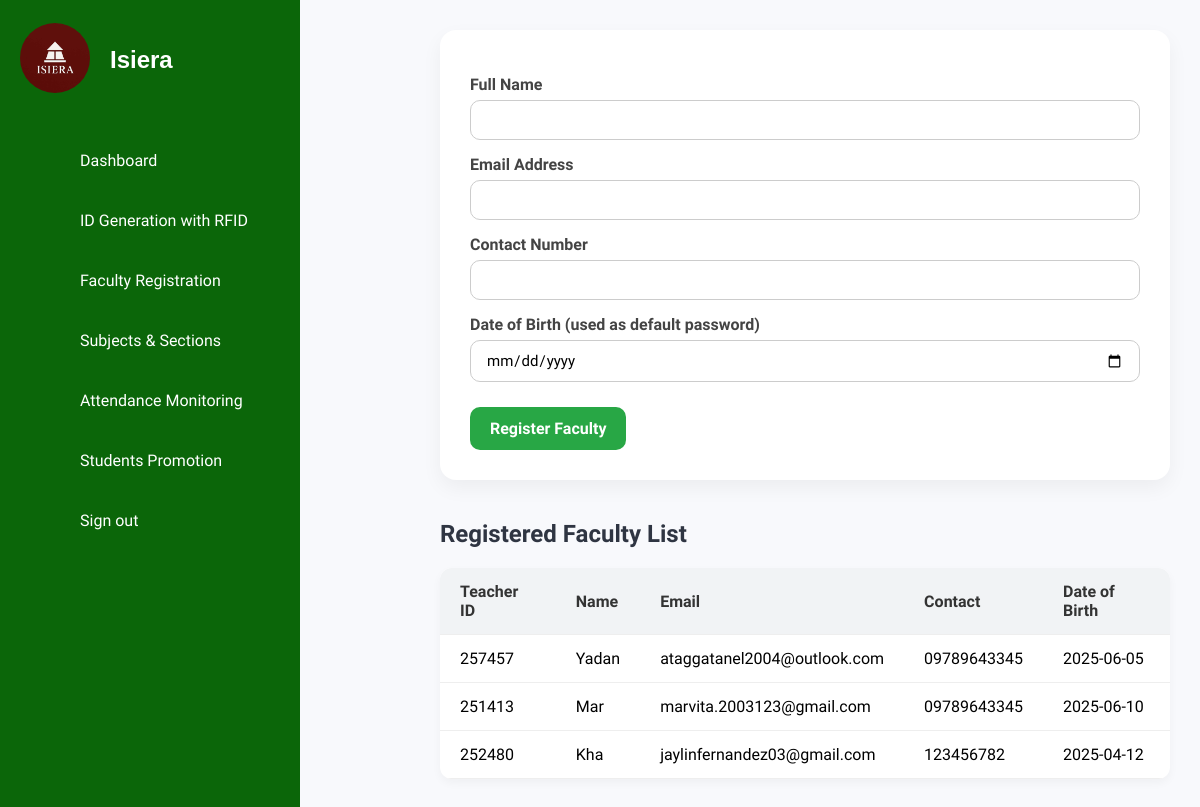
/isiera/faculty_registration.php, run on an earlier commit of the app's database.
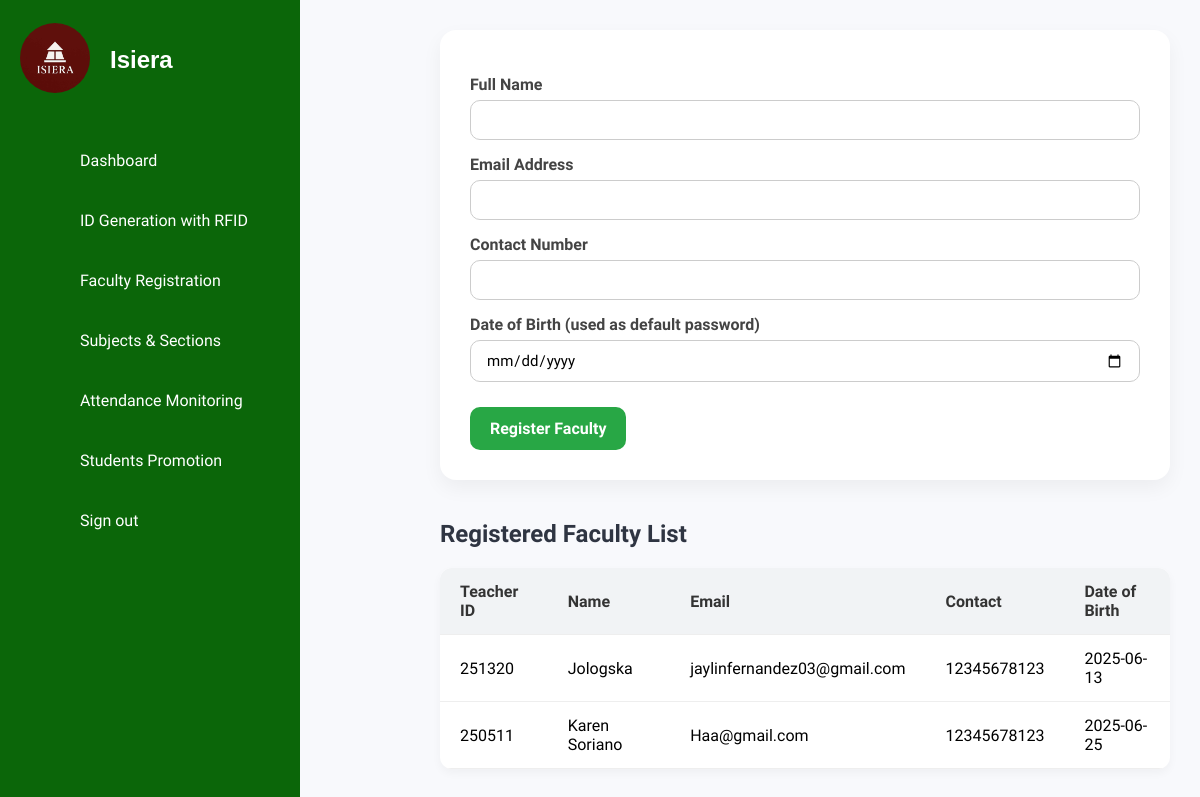
And on a later commit of the database.
### tables this page shows
CREATE TABLE `faculty` (
  `id` int(11) NOT NULL,
  `teacher_id` varchar(6) NOT NULL,
  `name` varchar(100) NOT NULL,
  `email` varchar(100) NOT NULL,
  `contact` varchar(20) DEFAULT NULL,
  `dob` date NOT NULL,
  `password` varchar(255) NOT NULL
);

### isiera/faculty_registration.php (the view, shortened to what this page needs)
<?php
include('db_connection.php');
?>
<!DOCTYPE html>
<html lang="en">
<head>
    <link rel="stylesheet" href="assets/css/style.css">
    <link rel="stylesheet" href="assets/css/faculty.css">
</head>
<body>
    <?php include('sidebar.php'); ?>
    <div class="faculty-party" style="margin-left: 410px;">
        <div class="faculty-card">
            <form method="POST" action="">
                <label>Full Name</label>
                <input type="text" name="name" required>
                <label>Email Address</label>
                <input type="email" name="email" required>
                <label>Contact Number</label>
                <input type="text" name="contact" required>
                <label>Date of Birth (used as default password)</label>
                <input type="date" name="dob" required>
                <input type="submit" name="register" value="Register Faculty">
            </form>
        </div>
        <h2>Registered Faculty List</h2>
        <table class="faculty-table">
            <thead>
                <tr>
                    <th>Teacher ID</th>
                    <th>Name</th>
                    <th>Email</th>
                    <th>Contact</th>
                    <th>Date of Birth</th>
                </tr>
            </thead>
            <tbody>
                <?php
                $result = $conn->query("SELECT teacher_id, name, email, contact, dob FROM faculty ORDER BY id DESC");
                if ($result->num_rows > 0):
                    while ($row = $result->fetch_assoc()):
                ?>
                <tr>
                    <td><?= htmlspecialchars($row['teacher_id']) ?></td>
                    <td><?= htmlspecialchars($row['name']) ?></td>
                    <td><?= htmlspecialchars($row['email']) ?></td>
                    <td><?= htmlspecialchars($row['contact']) ?></td>
                    <td><?= htmlspecialchars($row['dob']) ?></td>
                </tr>
                <?php endwhile; else: ?>
                <tr><td colspan="5">No faculty registered yet.</td></tr>
                <?php endif; ?>
            </tbody>
        </table>
    </div>
</body>
</html>

What changed in the data, as far as the page shows it:
removed faculty: teacher "257457", name "Yadan", email "ataggatanel2004@outlook.com", contact "09789643345", dob "2025-06-05"
removed faculty: teacher "251413", name "Mar", email "marvita.2003123@gmail.com", contact "09789643345", dob "2025-06-10"
removed faculty: teacher "252480", name "Kha", email "jaylinfernandez03@gmail.com", contact "123456782", dob "2025-04-12"
added faculty: teacher "251320", name "Jologska", email "jaylinfernandez03@gmail.com", contact "12345678123", dob "2025-06-13"
added faculty: teacher "250511", name "Karen Soriano", email "Haa@gmail.com", contact "12345678123", dob "2025-06-25"
